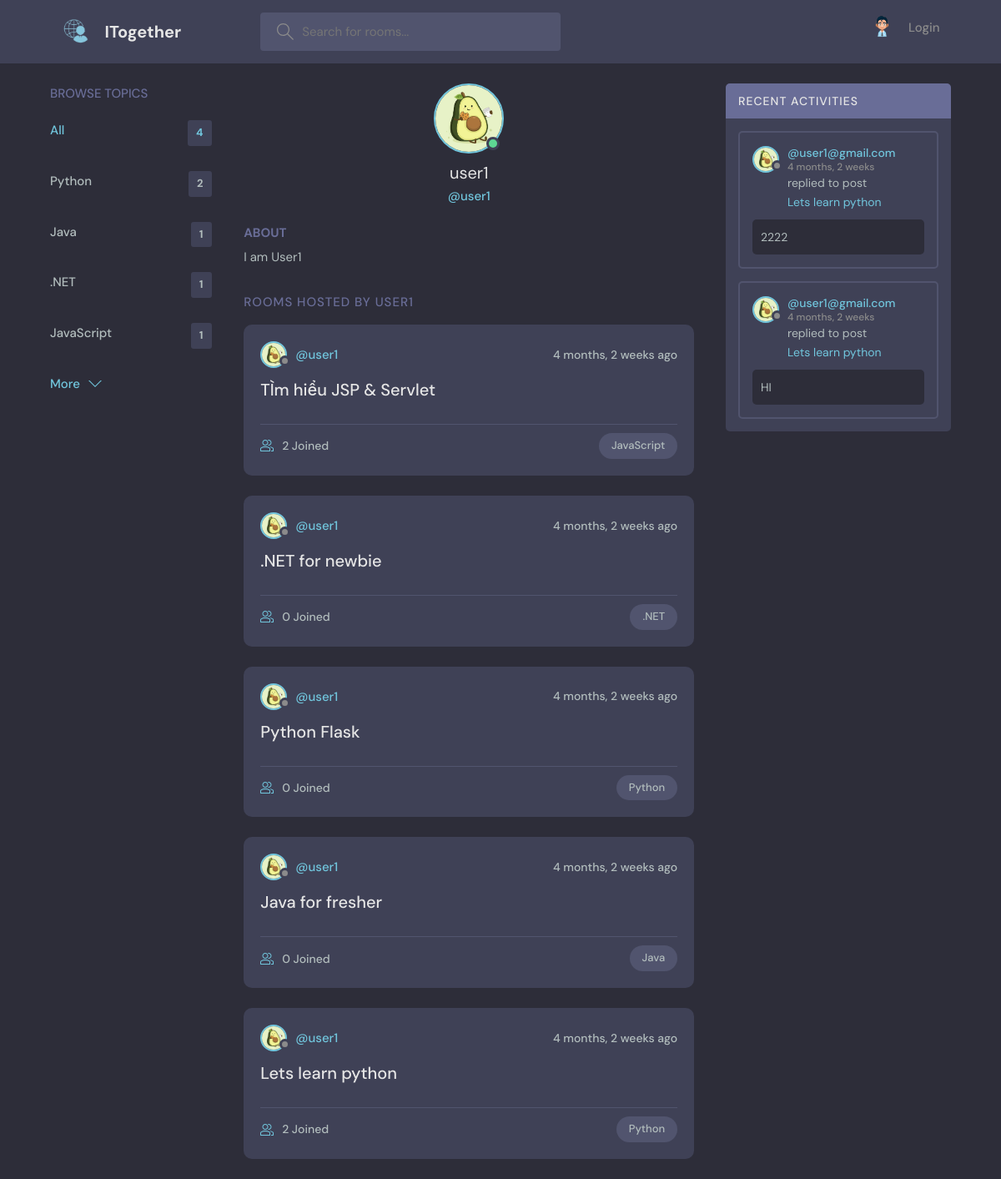
Page /profile/1/ on the committed database.
### base/models.py (models this page shows, shortened)
class Topic(models.Model):
    name = models.CharField(max_length=300)

class User(AbstractUser):
    name = models.CharField(max_length=200, null=True)
    email = models.EmailField(unique=True, null=True)
    bio = models.TextField(null=True, blank=True)
    avatar = models.ImageField(null=True, default='avatar.png')
    USERNAME_FIELD = 'email'
    REQUIRED_FIELDS = []

class Room(models.Model):
    host = models.ForeignKey(
        User, on_delete=models.SET_NULL, null=True
        )
    topic = models.ForeignKey(
        Topic, on_delete=models.SET_NULL, null=True
        )
    name = models.CharField(max_length=300)
    description = models.TextField(blank=True, null=True)
    participants = models.ManyToManyField(
        User, related_name='participants', blank=True
        )
    updated = models.DateTimeField(auto_now=True)
    created = models.DateTimeField(auto_now_add=True)
    class Meta:
        ordering = ['-updated', '-created']
    def __str__(self):
        return self.name

class Message(models.Model):
    user = models.ForeignKey(User, on_delete=models.CASCADE)
    room = models.ForeignKey(Room, on_delete=models.CASCADE)
    body = models.TextField()
    updated = models.DateTimeField(auto_now=True)
    created = models.DateTimeField(auto_now_add=True)
    class Meta:
        ordering = ['-updated', '-created']

### base/views.py (the view)
# urls.py: path('profile/<str:pk>/', views.userProfile, name="user-profile"),
def userProfile(request, pk):
    user = User.objects.get(id = pk)
    rooms = user.room_set.all()
    room_messages = user.message_set.all()
    topics = Topic.objects.all()
    context = {'user':user, 'rooms':rooms, 'room_messages':room_messages, 'topics':topics}
    return render(request, 'base/profile.html', context)

### base/templates/base/profile.html (shortened to what this page needs)
{% extends 'main.html' %}
{% load static %}
{% block content %}
  <main class="profile-page layout layout--3">
    <div class="container">
      {% include 'base/topics_component.html' %}
      <div class="roomList">
        <div class="profile">
          <div class="profile__avatar">
            <div class="avatar avatar--large active">
              <img src="{{user.avatar.url}}" />
            </div>
          </div>
          <div class="profile__info">
            <h3>{{user.username}}</h3>
            <p>@{{user.username}}</p>
          </div>
          <div class="profile__about">
            <h3>About</h3>
            <p>
              {{user.bio}}
            </p>
          </div>
        </div>
        <div class="roomList__header">
          <div>
            <h2>Rooms Hosted by {{user.username}}</a>
            </h2>
          </div>
        </div>
        {% include 'base/feed_component.html' %}
      </div>
      {% include 'base/activity_component.html' %}
    </div>
  </main>
{% endblock content %}

### templates/main.html (shortened to what this page needs)
<!DOCTYPE html>
{% load static %}
<html lang="en">
  <head>
    <link rel="stylesheet" href="{% static 'styles/style.css' %}" />
  </head>
  <body>
    {% include "navbar.html" %}  {% block content %} {% endblock %}
  </body>
</html>

### templates/navbar.html (shortened to what this page needs)
{% load static %}
<header class="header header--loggedIn">
  <div class="container">
    <a href="{% url 'home' %}" class="header__logo">
      <img src="{% static 'images/logo.png' %}" />
      <h1>ITogether</h1>
    </a>
    <form class="header__search" method="GET" action="{% url 'home' %}">
      <label>
        <input name="query" placeholder="Search for rooms..." />
      </label>
    </form>
    <nav class="header__menu">
      {% if request.user.is_authenticated %}
      <div class="header__user">
        <a href="{% url 'update-user' %}">
          <div class="avatar avatar--medium active">
            <img src="{{request.user.avatar.url}}" />
          </div>
          <p>{{request.user.usename}}<span>{{request.user.username}}</span></p>
        </a>
        <button class="dropdown-button">
          <svg
            version="1.1"
            xmlns="http://www.w3.org/2000/svg"
            width="32"
            height="32"
            viewBox="0 0 32 32"
          >
            <title>chevron-down</title>
            <path d="M16 21l-13-13h-3l16 16 16-16h-3l-13 13z"></path>
          </svg>
        </button>
      </div>
      {% else %}
      <a href="{% url 'login' %}">
        <img src="{% static 'images/avatar.png' %}" />
        <p>Login</p>
      </a>
      {% endif %}
    </nav>
  </div>
</header>

### base/templates/base/topics_component.html
<div class="topics">
  <div class="topics__header">
    <h2>Browse Topics</h2>
  </div>
  <ul class="topics__list">
    <li>
      <a href="{% url 'home' %}" class="active"
        >All <span>{{topics.count}}</span></a
      >
    </li>
    {% for topic in topics %}
    <li>
      <a href="{% url 'home' %}?query={{topic.name}}">
        {{topic.name}}<span>{{topic.room_set.all.count}}</span>
      </a>
    </li>
    {% endfor %}
  </ul>
  <a class="btn btn--link" href="{% url 'topics' %}">
    More
    <svg
      version="1.1"
      xmlns="http://www.w3.org/2000/svg"
      width="32"
      height="32"
      viewBox="0 0 32 32"
    >
      <title>chevron-down</title>
      <path d="M16 21l-13-13h-3l16 16 16-16h-3l-13 13z"></path>
    </svg>
  </a>
</div>

### base/templates/base/feed_component.html (shortened to what this page needs)
{% for room in rooms %} {% load static %}
<div class="roomListRoom">
  <div class="roomListRoom__header">
    <a
      href="{% url 'user-profile' room.host.id %}"
      class="roomListRoom__author"
    >
      <div class="avatar avatar--small">
        <img src="{{room.host.avatar.url}}" />
      </div>
      <span>@{{room.host.username}}</span>
    </a>
    <div class="roomListRoom__actions">
      <span>{{room.created|timesince}} ago</span>
    </div>
  </div>
  <div class="roomListRoom__content">
    <a href="{% url 'room' room.id %}">{{room.name}}</a>
  </div>
  <div class="roomListRoom__meta">
    <a href="{% url 'room' room.id %}" class="roomListRoom__joined">
      {{room.participants.all.count}} Joined
    </a>
    <p class="roomListRoom__topic">{{room.topic.name}}</p>
  </div>
</div>
{% endfor %}

### base/templates/base/activity_component.html (shortened to what this page needs)
{% load static %}
<div class="activities">
  <div class="activities__header">
    <h2>Recent Activities</h2>
  </div>
  {% for message in room_messages %}
  <div class="activities__box">
    <div class="activities__boxHeader roomListRoom__header">
      <a
        href="{% url 'user-profile' message.user.id %}"
        class="roomListRoom__author"
      >
        <div class="avatar avatar--small">
          <img src="{{message.user.avatar.url}}" />
        </div>
        <p>
          @{{message.user}}
          <span>{{message.created|timesince}}</span>
        </p>
      </a>
    </div>
    <div class="activities__boxContent">
      <p>
        replied to post
        <a href="{% url 'room' message.room.id %}">{{message.room}}</a>
      </p>
      <div class="activities__boxRoomContent">{{message.body}}</div>
    </div>
  </div>
  {% endfor %}
</div>

### rows in the picture
Topic: name "Python", room_set.all.count "2"
Topic: name "Java", room_set.all.count "1"
Topic: name ".NET", room_set.all.count "1"
Topic: name "JavaScript", room_set.all.count "1"
User: avatar (picture), username "user1", bio "I am User1", username "USER1"
Room: host.avatar (picture), host.username "user1", created "4 months, 2 weeks", name "TÌm hiểu JSP & Servlet", participants.all.count "2", topic.name "JavaScript"
Room: host.avatar (picture), host.username "user1", created "4 months, 2 weeks", name ".NET for newbie", participants.all.count "0", topic.name ".NET"
Room: host.avatar (picture), host.username "user1", created "4 months, 2 weeks", name "Python Flask", participants.all.count "0", topic.name "Python"
Room: host.avatar (picture), host.username "user1", created "4 months, 2 weeks", name "Java for fresher", participants.all.count "0", topic.name "Java"
Room: host.avatar (picture), host.username "user1", created "4 months, 2 weeks", name "Lets learn python", participants.all.count "2", topic.name "Python"
Message: user.avatar (picture), user "user1@gmail.com", created "4 months, 2 weeks", room "Lets learn python", body "2222"
Message: user.avatar (picture), user "user1@gmail.com", created "4 months, 2 weeks", room "Lets learn python", body "HI"

### other values in the picture
{{ topics.count }} "4"
